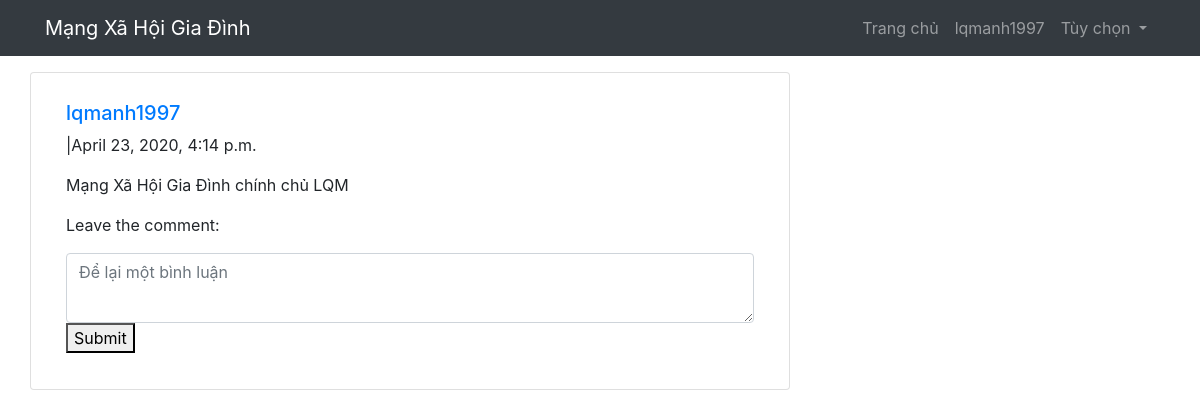
Screenshot of /12/ (signed in) with the database file from the repository.
### home/models.py (models this page shows, shortened)
class Post(models.Model):
    post = models.TextField(max_length=500)
    user = models.ForeignKey(User, on_delete=models.CASCADE)
    created = models.DateTimeField(auto_now_add=True)
    updated = models.DateTimeField(auto_now=True)
    class Meta:
        ordering = ['-created']

### home/views.py (the view)
# urls.py: path('<int:id>/', views.post_detail, name = 'detail_post')
def post_detail(request, id):
    post = Post.objects.get(id=id)
    form_comment = CommentForm()
    if request.method == 'POST':
        form_comment = CommentForm(request.POST, author=request.user, post = post)
        if form_comment.is_valid():
            form_comment.save()
            return redirect(request.META.get('HTTP_REFERER'))
    return render(request, 'home/detail_post.html', {'post': post, 'form_comment':form_comment})

### home/forms.py (shortened to what this page needs)
class CommentForm(forms.ModelForm):
    body = forms.CharField(widget=forms.Textarea(
        attrs= {
            'class': 'form-control',
            'placeholder': 'Để lại một bình luận',
            'style': 'height: 70px',
        }
    ))
    def __init__(self, *args, **kwargs):
        self.author = kwargs.pop('author', None)
        self.post = kwargs.pop('post', None)
        super().__init__(*args, **kwargs)
    class Meta:
        model = Comment
        fields = ["body"]

### home/templates/home/detail_post.html (shortened to what this page needs)
{% extends 'base.html' %}
{% block body %}
    <div class="row">
    <div class="col-md-8 card mb-4  mt-3 left  top">
      <div class="card-body">
        <p class="card-text text-muted h5"><a href="{% url 'view_profile_with_pk' pk=post.user.pk %}"><h5>{{ post.user }}</h5></a>|{{ post.created }}</p>
        <p class="card-text ">{{ post.post | safe | linebreaksbr}}</p>
      <p>Leave the comment:</p>
          <form method="POST">
            {{ form_comment.body }}
            <button type="submit">Submit</button>
          </form>
    </div>
    </div>
{% endblock %}

### app/templates/base.html (shortened to what this page needs)
<html lang="en">
{% block head %}
<head>
    <link rel="stylesheet" href="https://stackpath.bootstrapcdn.com/bootstrap/4.5.0/css/bootstrap.min.css">
    <link rel="stylesheet" href="/static/css/login.css">
</head>
{% endblock head %}
<body>
  <nav class="navbar navbar-expand-md bg-dark navbar-dark">
  <div class="container">
  <a class="navbar-brand" href="{% url 'home' %}">Mạng Xã Hội Gia Đình</a>
      {% if user.username %}
  <div class="collapse navbar-collapse" id="collapsibleNavbar">
    <ul class="navbar-nav ml-auto">
      <li class="nav-item">
        <a class="nav-link" href="{% url 'home' %}">Trang chủ</a>
      </li>
      <li class="nav-item">
        <a class="nav-link" href="{% url 'view_profile' %}">{{ request.user }}</a>
      </li>
      <li class="nav-item dropdown">
      <a class="nav-link dropdown-toggle" href="#" id="navbardrop" data-toggle="dropdown">
        Tùy chọn
      </a>
    </li>
    </ul>
  </div>
      {% endif %}
  </div>
</nav>
<div class="container">
{% block body %}
{% endblock body %}
</div>
</body>
</html>

### rows the page displays
Post: created "April 23, 2020, 4:14 p.m.", post "Mạng Xã Hội Gia Đình chính chủ LQM"

### other values shown
{{ request.user }} "lqmanh1997"
